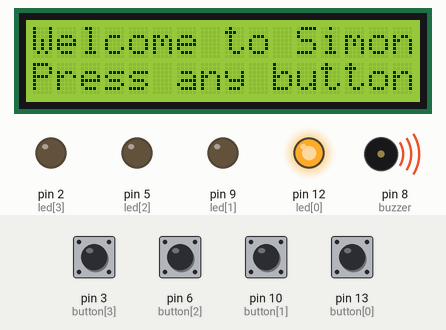
Recording of a sketch running on a simulated Arduino Uno, built with avr-gcc and run on an emulated ATmega328P. Shown: 16×2 character LCD, output pins drawn as LEDs (lit = HIGH), buzzer (waves = sounding). The test bench sets the inputs (shaded band); at power-on: pin 3 (button[3]), pin 6 (button[2]), pin 10 (button[1]), pin 13 (button[0]) HIGH. Random numbers use the default seed unless the sketch sets one; what the sketch prints to the serial monitor is not drawn.

Above: at 1.2 s.
1.3 s: pin 3 (button[3]) pulled LOW for 1.9 s
At 3.7 s:
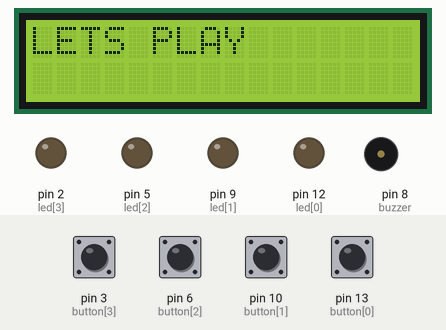
4.7 s: pin 6 (button[2]) pulled LOW for 1.9 s
At 6.0 s:
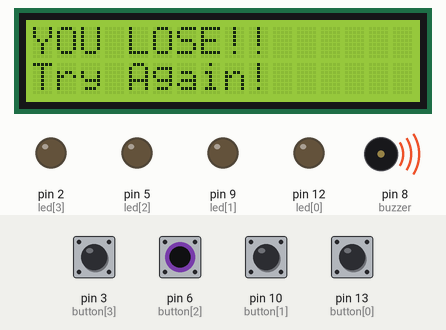
9.2 s: pin 10 (button[1]) pulled LOW for 1.9 s
At 12.04 s:
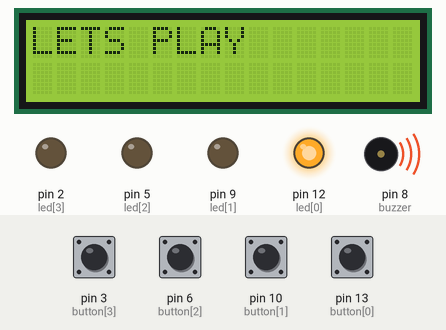
12.6 s: pin 13 (button[0]) pulled LOW for 1.9 s
At 16.0 s:
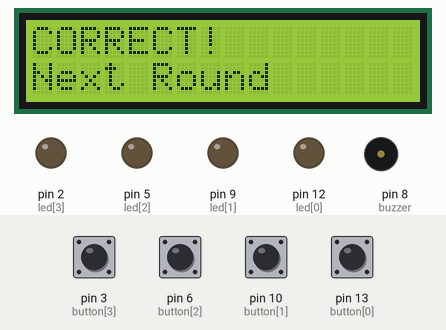
16.3 s: pin 3 (button[3]) pulled LOW for 1.9 s
At 22.2 s:
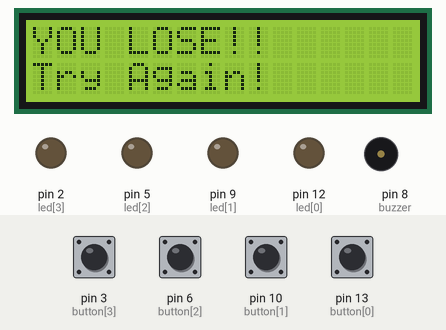
23.4 s: pin 3 (button[3]) driven LOW and pin 13 (button[0]) driven LOW
At 27.4 s:
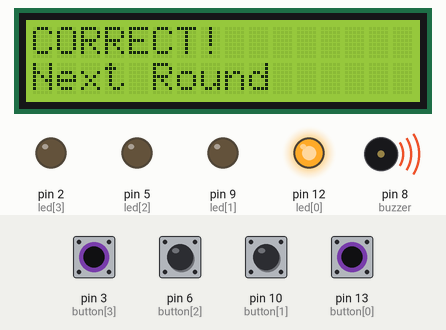
Timing chart, 0 to 37.7 s (numbered marks = the images above; inputs shaded):
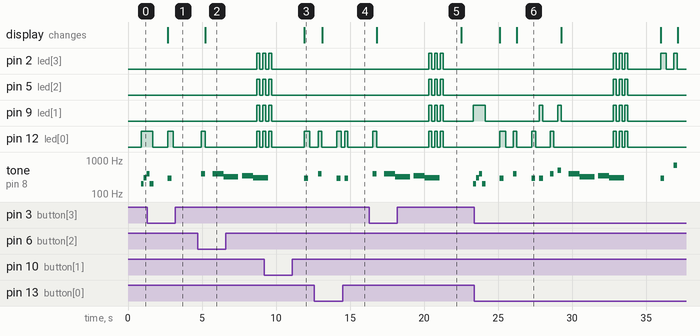

The sketch:

simon.ino
```cpp
 #include <LiquidCrystal.h>
 #include <CapacitiveSensor.h>
 CapacitiveSensor   cs_11_13 = CapacitiveSensor(11,13);
 CapacitiveSensor   cs_7_10 = CapacitiveSensor(7,10);
 LiquidCrystal lcd( 14, 15, 16, 17, 18, 19);
 int ledState = 0;
 int gameState = 0;
 #define WINNUM 5    //No of rounds
 int Order[WINNUM];
 int level = 0;
 int led[] = {12, 9, 5, 2};
 int button[] = {13, 10, 6, 3};
 int count = 4;
 int buzzer = 8;
 int speed = 500;

//declare functions
void setLed(int ledNum);
void displayClue(int level);
boolean waitForInput(int buttonNum);

void setup () {
Serial.begin(9600);
lcd.begin (16,2);
lcd.clear();
lcd.print("Welcome to Simon!");

Serial.println("setup");

  for(int Pin = 0; Pin < count; Pin++)
  {
  //set all leds to output
  pinMode(led[Pin], OUTPUT);
  }

  for(int Pin = 0; Pin < count; Pin++)
  {

  pinMode(button[Pin], INPUT_PULLUP);
  }
 //different seed numbers each time the sketch runs
 //randomSeed() will shuffle the random function that we call during playGame
 randomSeed(analogRead(0));
 }

void loop () {

  if (gameState == 0)
  {

     long total1 =  cs_11_13.capacitiveSensor(30);
     long total2 =  cs_7_10.capacitiveSensor(30);
     int button2 = digitalRead(button[2]);
     int button3 = digitalRead(button[3]);

    //if no buttons are pressed
    if (total1<300 && total2<300 && button2 && button3)
    {
      lcd.clear();
      lcd.print("Welcome to Simon!");
      lcd.setCursor(0,1);
      lcd.print("Press any button");
      delay(800);
      pre_game();
      premusic();

    }
    // if a button is pressed set up for the game
    else
    {
      Serial.println("button Pressed");
      //turn leds off before starting game --> function setLed() states that if ledNum is <0 led is LOW
      setLed(-1);
      //set the round number to zero so you start on the first round
      level = 0;
      delay (1000);
      gameState = 1;
    }
  }

  if (gameState == 1)
  {
    lcd.clear();
    lcd.print("LETS PLAY");

    playGame();
  }

  if (gameState == 2)
  {
    delay(500);
    lcd.clear();
    lcd.print("YOU WIN!!!");
    winning_sound();
    winDisplay();
    winDisplay();
    winDisplay();
    loseDisplay();
    Serial.println("winDisplay");
    delay (1000);
    //reset gameState to zero to call pre_game
    gameState = 0;
  }

  if (gameState == 3)
  {
    lcd.clear();
    lcd.print("YOU LOSE!!");
    lcd.setCursor(0,1);
    lcd.print("Try Again!");
    delay(500);
    losing_sound();
    loseDisplay();
    loseDisplay();
    loseDisplay();
    Serial.println("loseDisplay");
    delay (1000);
    //reset gameState to zero to call pre_game
    gameState = 0;
  }
}


//pre_game
void pre_game()
{

  if (ledState == 0)
  {
    Serial.println("green");
    setLed(0);
    ledState = 1;

  }
  else if (ledState == 1)
  {
    Serial.println("red");
    setLed(1);
    ledState = 2;

  }
  else if (ledState == 2)
  {
    Serial.println("yellow");
    setLed(2);
    ledState = 3;

  }
  else if (ledState == 3)
  {
    Serial.println("blue");
    setLed(3);
    ledState = 0;

  }

  }

void playGame()
{
  Serial.println("playGame");
  //pre-load array with random numbers for game
  for ( int i=0; i<WINNUM; i++)
  {
    //use floor to round number down to nearest integer and random to choose random numbers from 0 to 3 to put in the Order array.
    Order[i] = floor(random(0,4));
    Serial.println(Order[i], DEC);
  }


  Serial.print("Starting Round ");
  Serial.println(level, DEC);
  for (int r=0; r<WINNUM; r++)
  {
    displayClue(level);

    for (int i=0; i<=level; i++)
    {
      Serial.print("Waiting for input ");
      Serial.print(i+1, DEC);
      Serial.print(" of ");
      Serial.print(level+1, DEC);
      Serial.println("");

        if (waitForInput(Order[i]))
      {
        //correct input
        if (i==level)
        {

          Serial.println("Correct");
          lcd.clear();
          lcd.print("CORRECT!");
          lcd.setCursor(0,1);
          lcd.print("Next Round");
          //check if final round
          if (level == WINNUM-1)
          {
            Serial.println("You Win!");
           // set gameState to 2 to run winning fuction
           gameState = 2;
           speed = 500;
           return;
          }
          else
          {
            Serial.println("Next Level");
          }
        }
      }
      else
      {
        //incorrect input
        Serial.println("You Lose!");
        gameState = 3;
        speed = 500;
        return;
      }
    }
    level++;
    //Delay briefly so user has time to see start of next clue
    delay(1000);
  }
}

void setLed(int ledNum)
{
  if (ledNum<0) //no LED light
  {
   for (int i = 0; i<count; i++)
   {
   digitalWrite(led[i], LOW);
   }
  }
  else
  {
    for (int i = 0; i<count; i++)
    {
      if (i == ledNum)
      {
        digitalWrite(led[i], HIGH);

      }
      else
      {
        digitalWrite(led[i], LOW);
      }
    }
  }
 }


 void displayClue(int level)
 {
  //turn all lights off
  setLed(-1);
  for (int i=0; i<=level; i++)
  {
    //turn on led that matches current round
    setLed(Order[i]);
    tone(buzzer, 294, 250);
    speed = speed *3/4;
    delay(speed);
    setLed(-1);
    delay(250);
  }
 }

boolean waitForInput(int buttonNum)
{
  //read all the buttons/ capacitive sensors continuously until a button is pressed, if a button is pressed check if it's correct and if so return true. if not, return false.
  while(true)
  {
   long total1 =  cs_11_13.capacitiveSensor(30);
   long total2 =  cs_7_10.capacitiveSensor(30);
   int button2 = digitalRead(button[2]);
   int button3 = digitalRead(button[3]);


   if (total1>300 || total2>300 || !button2 || !button3) // 2 capacitive cloths and 2 buttons
   {
      //Delay briefly to avoid double counting button press
      delay(250);

      //light up the corresponding led when a button is pressed
      if (buttonNum == 0)
      {
        digitalWrite(led[0], HIGH);
        tone(buzzer, 400, 250);
        delay(250);
        digitalWrite(led[0], LOW);

      }
      else if (buttonNum == 1)
      {
        digitalWrite(led[1], HIGH);
        tone(buzzer, 500, 250);
        delay(250);
        digitalWrite(led[1], LOW);

      }
      else if (buttonNum == 2)
      {
        digitalWrite(led[2], HIGH);
        tone(buzzer, 600, 250);
        delay(250);
        digitalWrite(led[2], LOW);

      }
      else if (buttonNum == 3)
      {
        digitalWrite(led[3], HIGH);
        tone(buzzer, 700, 250);
        delay(250);
        digitalWrite(led[3], LOW);

      }

      //check if correct button was pressed
      if (buttonNum == 0 && total1>300)
      {
        Serial.println("Button 1 Pressed");
        return true;
      }
      else if (buttonNum == 1 && total2>300)
      {
        Serial.println("Button 2 Pressed");
        return true;
      }
      else if (buttonNum == 2 && button2 == 0)
      {
        Serial.println("Button 3 Pressed");
        return true;
      }
      else if (buttonNum == 3 && button3 == 0)
      {
        Serial.println("Button 4 Pressed");
        return true;
      }
      else
      {
        return false;
      }
    }
  }
}

void premusic(void) // standby music
{
  Serial.println("pre_game music");
  tone(buzzer, 200, 250);
  delay(200);
  tone(buzzer, 300, 250);
  delay(200);
  tone(buzzer, 400, 250);
  delay(200);
  tone(buzzer, 200, 250);
  delay(200);

}
void winDisplay() //Led flash in sequence
{
digitalWrite(led[0], HIGH);
delay(75);
digitalWrite(led[0], LOW);
delay(75);
digitalWrite(led[1], HIGH);
delay(75);
digitalWrite(led[1], LOW);
delay(75);
digitalWrite(led[2], HIGH);
delay(75);
digitalWrite(led[2], LOW);
delay(75);
digitalWrite(led[3], HIGH);
delay(75);
digitalWrite(led[3], LOW);
delay(75);
digitalWrite(led[2], HIGH);
delay(75);
digitalWrite(led[2], LOW);
delay(75);
digitalWrite(led[1], HIGH);
delay(75);
digitalWrite(led[1], LOW);
delay(75);
digitalWrite(led[0], HIGH);
delay(75);
digitalWrite(led[0], LOW);
delay(75);
}

void winning_sound(void) // winning sound
{
  Serial.println("buzzer1");
  tone(buzzer, 294, 250);
  delay(200);
  tone(buzzer, 294, 250);
  delay(200);
  tone(buzzer, 294, 250);
  delay(200);
  tone(buzzer, 392, 500);
  delay(500);
  Serial.println("second 392");
  tone(buzzer, 392, 250);
  delay(200);
  tone(buzzer, 440, 250);
  delay(200);
  tone(buzzer, 392, 250);
  delay(200);
  tone(buzzer, 440, 250);
  delay(200);
  tone(buzzer, 494, 500);
}


void loseDisplay() // High and low
{
  digitalWrite(led[0], HIGH);
  digitalWrite(led[1], HIGH);
  digitalWrite(led[2], HIGH);
  digitalWrite(led[3], HIGH);
  delay(200);
  digitalWrite(led[0], LOW);
  digitalWrite(led[1], LOW);
  digitalWrite(led[2], LOW);
  digitalWrite(led[3], LOW);
  delay(200);
}

void losing_sound(void)  //bethoven 5th
{
  Serial.println("losing_sound");
  tone(buzzer, 400, 250);
  delay(250);
   tone(buzzer, 400, 250);
  delay(250);
   tone(buzzer, 400, 250);
  delay(250);
  tone(buzzer, 320, 1000);
  delay(1250);
  tone(buzzer, 350, 250);
  delay(250);
   tone(buzzer, 350, 250);
  delay(250);
   tone(buzzer, 350, 250);
  delay(250);
  tone(buzzer, 300, 1000);
  delay(250);
}
```

Measured:
- after the input at 1.3 s, the display: changes after 1.4 s (image 1)
- after the input at 4.7 s, pin 2 (led[3]), pin 5 (led[2]): LOW → HIGH after 4.0 s, → LOW 0.20 s later, → HIGH 0.20 s later
- after the input at 12.6 s, pin 12 (led[0]): goes HIGH 0.25 s, LOW 1.0 s, HIGH 0.28 s, LOW 0.25 s, HIGH 0.21 s, then LOW, starting after 0.26 s; tone on pin 8 (buzzer): plays 400 Hz for 0.25 s, 294 Hz for 0.25 s, 294 Hz for 0.25 s, starting after 0.26 s; the display: changes after 0.51 s (image 4)
- after the input at 16.3 s, pin 2 (led[3]), pin 5 (led[2]): alternates HIGH for 0.20 s and LOW for 0.20 s, 6 changes in all, then stays LOW, starting after 4.0 s
- after the input at 23.4 s, the display: first changes after 1.7 s (image 6 shows a later state)
